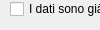
   <widget class="QWidget" name="import_DB">
    <property name="geometry">
     <rect>
      <x>0</x>
      <y>0</y>
      <width>100</width>
      <height>30</height>
     </rect>
    </property>
    <attribute name="label">
     <string>B - Import dati su DB</string>
    </attribute>
    <widget class="QCheckBox" name="no_import">
     <property name="geometry">
      <rect>
       <x>10</x>
       <y>0</y>
       <width>551</width>
       <height>18</height>
      </rect>
     </property>
     <property name="text">
      <string>I dati sono già stati importati sul DB secondo le informazioni riportate nel riquadro A</string>
     </property>
    </widget>
    <widget class="QGroupBox" name="si_import">
     <property name="geometry">
      <rect>
       <x>0</x>
       <y>30</y>
       <width>551</width>
       <height>281</height>
      </rect>
     </property>
     <property name="title">
      <string>Importa i dati sul DB</string>
     </property>
     <property name="checkable">
      <bool>true</bool>
     </property>
     <property name="checked">
      <bool>false</bool>
     </property>
     <widget class="QLabel" name="label_50">
      <property name="geometry">
       <rect>
        <x>10</x>
        <y>20</y>
        <width>531</width>
        <height>16</height>
       </rect>
      </property>
      <property name="text">
       <string>Prendi tutti i dati da una cartella secondo queste associazioni layer-nome shape:</string>
      </property>
     </widget>
     <widget class="QLabel" name="label_51">
      <property name="geometry">
       <rect>
        <x>20</x>
        <y>50</y>
        <width>81</width>
        <height>16</height>
       </rect>
      </property>
      <property name="text">
       <string>scala  &lt;--</string>
      </property>
     </widget>
     <widget class="QLineEdit" name="scala_shp">
      <property name="geometry">
       <rect>
        <x>80</x>
        <y>50</y>
        <width>91</width>
        <height>20</height>
       </rect>
      </property>
      <property name="text">
       <string>Scala</string>
      </property>
     </widget>
     <widget class="QLabel" name="label_52">
      <property name="geometry">
       <rect>
        <x>200</x>
        <y>50</y>
        <width>81</width>
        <height>16</height>
       </rect>
      </property>
      <property name="text">
       <string>giunto  &lt;--</string>
      </property>
     </widget>
     <widget class="QLineEdit" name="giunto_shp">
      <property name="geometry">
       <rect>
        <x>270</x>
        <y>50</y>
        <width>91</width>
        <height>20</height>
       </rect>
      </property>
      <property name="text">
       <string>Giunto</string>
      </property>
     </widget>
     <widget class="QLabel" name="label_53">
      <property name="geometry">
       <rect>
        <x>30</x>
        <y>80</y>
        <width>81</width>
        <height>16</height>
       </rect>
      </property>
      <property name="text">
       <string>PFS  &lt;--</string>
      </property>
     </widget>
     <widget class="QLineEdit" name="pfs_shp">
      <property name="geometry">
       <rect>
        <x>80</x>
        <y>80</y>
        <width>91</width>
        <height>20</height>
       </rect>
      </property>
      <property name="text">
       <string>PFS</string>
      </property>
     </widget>
     <widget class="QLineEdit" name="pozzetto_shp">
      <property name="geometry">
       <rect>
        <x>440</x>
        <y>80</y>
        <width>91</width>
        <height>20</height>
       </rect>
      </property>
      <property name="text">
       <string>Pozzetto</string>
      </property>
     </widget>
     <widget class="QLabel" name="label_54">
      <property name="geometry">
       <rect>
        <x>370</x>
        <y>80</y>
        <width>71</width>
        <height>16</height>
       </rect>
      </property>
      <property name="text">
       <string>pozzetto &lt;--</string>
      </property>
     </widget>
     <widget class="QLineEdit" name="pfp_shp">
      <property name="geometry">
       <rect>
        <x>270</x>
        <y>80</y>
        <width>91</width>
        <height>20</height>
       </rect>
      </property>
      <property name="text">
       <string>PFP</string>
      </property>
     </widget>
     <widget class="QLabel" name="label_55">
      <property name="geometry">
       <rect>
        <x>210</x>
        <y>80</y>
        <width>81</width>
        <height>16</height>
       </rect>
      </property>
      <property name="text">
       <string>PFP   &lt;--</string>
      </property>
     </widget>
     <widget class="QLineEdit" name="areapfp_shp">
      <property name="geometry">
       <rect>
        <x>270</x>
        <y>110</y>
        <width>91</width>
        <height>20</height>
       </rect>
      </property>
      <property name="text">
       <string>AREA_PFP</string>
      </property>
     </widget>
     <widget class="QLabel" name="label_56">
      <property name="geometry">
       <rect>
        <x>190</x>
        <y>110</y>
        <width>81</width>
        <height>16</height>
       </rect>
      </property>
      <property name="text">
       <string>Area_PFP &lt;--</string>
      </property>
     </widget>
     <widget class="QLabel" name="label_57">
      <property name="geometry">
       <rect>
        <x>0</x>
        <y>110</y>
        <width>81</width>
        <height>16</height>
       </rect>
      </property>
      <property name="text">
       <string>Area_PFS  &lt;--</string>
      </property>
     </widget>
     <widget class="QLineEdit" name="areapfs_shp">
      <property name="geometry">
       <rect>
        <x>80</x>
        <y>110</y>
        <width>91</width>
        <height>20</height>
       </rect>
      </property>
      <property name="text">
       <string>AREA_PFS</string>
      </property>
     </widget>
     <widget class="QLineEdit" name="cavo_shp">
      <property name="geometry">
       <rect>
        <x>440</x>
        <y>110</y>
        <width>91</width>
        <height>20</height>
       </rect>
      </property>
      <property name="text">
       <string>Sottot_cavo</string>
      </property>
     </widget>
     <widget class="QLabel" name="label_58">
      <property name="geometry">
       <rect>
        <x>380</x>
        <y>110</y>
        <width>81</width>
        <height>16</height>
       </rect>
      </property>
      <property name="text">
       <string>cavo  &lt;--</string>
      </property>
     </widget>
     <widget class="QLabel" name="label_59">
      <property name="geometry">
       <rect>
        <x>50</x>
        <y>200</y>
        <width>151</width>
        <height>16</height>
       </rect>
      </property>
      <property name="text">
       <string>Scegli la cartella di origine:</string>
      </property>
     </widget>
     <widget class="QToolButton" name="dirBrowse_btn">
      <property name="geometry">
       <rect>
        <x>200</x>
        <y>200</y>
        <width>111</width>
        <height>20</height>
       </rect>
      </property>
      <property name="text">
       <string>...Cartella dati ...</string>
      </property>
     </widget>
     <widget class="QLabel" name="label_60">
      <property name="geometry">
       <rect>
        <x>320</x>
        <y>160</y>
        <width>71</width>
        <height>16</height>
       </rect>
      </property>
      <property name="text">
       <string>Controllo:</string>
      </property>
     </widget>
     <widget class="QTextBrowser" name="txtFeedback_import">
      <property name="geometry">
       <rect>
        <x>380</x>
        <y>140</y>
        <width>161</width>
        <height>51</height>
       </rect>
      </property>
      <property name="html">
       <string>&lt;!DOCTYPE HTML PUBLIC &quot;-//W3C//DTD HTML 4.0//EN&quot; &quot;http://www.w3.org/TR/REC-html40/strict.dtd&quot;&gt;
&lt;html&gt;&lt;head&gt;&lt;meta name=&quot;qrichtext&quot; content=&quot;1&quot; /&gt;&lt;style type=&quot;text/css&quot;&gt;
p, li { white-space: pre-wrap; }
&lt;/style&gt;&lt;/head&gt;&lt;body style=&quot; font-family:'MS Shell Dlg 2'; font-size:8.15094pt; font-weight:400; font-style:normal;&quot;&gt;
&lt;p style=&quot;-qt-paragraph-type:empty; margin-top:0px; margin-bottom:0px; margin-left:0px; margin-right:0px; -qt-block-indent:0; text-indent:0px; font-size:8.15094pt;&quot;&gt;&lt;br /&gt;&lt;/p&gt;&lt;/body&gt;&lt;/html&gt;</string>
      </property>
     </widget>
     <widget class="QLineEdit" name="pd_shp">
      <property name="geometry">
       <rect>
        <x>440</x>
        <y>50</y>
        <width>91</width>
        <height>20</height>
       </rect>
      </property>
      <property name="text">
       <string>PD</string>
      </property>
     </widget>
     <widget class="QLabel" name="label_61">
      <property name="geometry">
       <rect>
        <x>390</x>
        <y>50</y>
        <width>81</width>
        <height>16</height>
       </rect>
      </property>
      <property name="text">
       <string>PD  &lt;--</string>
      </property>
     </widget>
     <widget class="QToolButton" name="import_shp">
      <property name="geometry">
       <rect>
        <x>230</x>
        <y>230</y>
        <width>111</width>
        <height>20</height>
       </rect>
      </property>
      <property name="text">
       <string>OK IMPORTA</string>
      </property>
     </widget>
     <widget class="QLineEdit" name="dirBrowse_txt">
      <property name="geometry">
       <rect>
        <x>320</x>
        <y>200</y>
        <width>201</width>
        <height>20</height>
       </rect>
      </property>
     </widget>
     <widget class="QProgressBar" name="import_progressBar">
      <property name="geometry">
       <rect>
        <x>120</x>
        <y>250</y>
        <width>321</width>
        <height>23</height>
       </rect>
      </property>
      <property name="value">
       <number>0</number>
      </property>
     </widget>
     <widget class="QLineEdit" name="comuneDB_2">
      <property name="geometry">
       <rect>
        <x>10</x>
        <y>160</y>
        <width>81</width>
        <height>20</height>
       </rect>
      </property>
      <property name="text">
       <string/>
      </property>
     </widget>
     <widget class="QLabel" name="label_11">
      <property name="geometry">
       <rect>
        <x>120</x>
        <y>140</y>
        <width>71</width>
        <height>16</height>
       </rect>
      </property>
      <property name="text">
       <string>codice lotto</string>
      </property>
     </widget>
     <widget class="QLabel" name="label_10">
      <property name="geometry">
       <rect>
        <x>10</x>
        <y>140</y>
        <width>91</width>
        <height>16</height>
       </rect>
      </property>
      <property name="text">
       <string>codice comune</string>
      </property>
     </widget>
     <widget class="QLabel" name="label_68">
      <property name="geometry">
       <rect>
        <x>210</x>
        <y>140</y>
        <width>101</width>
        <height>16</height>
       </rect>
      </property>
      <property name="text">
       <string>ID POP progetto:</string>
      </property>
     </widget>
     <widget class="QLineEdit" name="lottoDB_2">
      <property name="geometry">
       <rect>
        <x>110</x>
        <y>160</y>
        <width>81</width>
        <height>20</height>
       </rect>
      </property>
      <property name="text">
       <string/>
      </property>
     </widget>
     <widget class="QLineEdit" name="codpopDB_2">
      <property name="geometry">
       <rect>
        <x>220</x>
        <y>160</y>
        <width>71</width>
        <height>20</height>
       </rect>
      </property>
     </widget>
    </widget>
    <widget class="QGroupBox" name="si_inizializza">
     <property name="geometry">
      <rect>
       <x>0</x>
       <y>320</y>
       <width>551</width>
       <height>131</height>
      </rect>
     </property>
     <property name="title">
      <string>INIZIALIZZA un NUOVO PROGETTO: importa shp SCALA e SOTTOT_CAVO</string>
     </property>
     <property name="checkable">
      <bool>true</bool>
     </property>
     <property name="checked">
      <bool>false</bool>
     </property>
     <widget class="QTextBrowser" name="txtFeedback_inizializza">
      <property name="geometry">
       <rect>
        <x>390</x>
        <y>30</y>
        <width>151</width>
        <height>61</height>
       </rect>
      </property>
      <property name="html">
       <string>&lt;!DOCTYPE HTML PUBLIC &quot;-//W3C//DTD HTML 4.0//EN&quot; &quot;http://www.w3.org/TR/REC-html40/strict.dtd&quot;&gt;
&lt;html&gt;&lt;head&gt;&lt;meta name=&quot;qrichtext&quot; content=&quot;1&quot; /&gt;&lt;style type=&quot;text/css&quot;&gt;
p, li { white-space: pre-wrap; }
&lt;/style&gt;&lt;/head&gt;&lt;body style=&quot; font-family:'MS Shell Dlg 2'; font-size:8.15094pt; font-weight:400; font-style:normal;&quot;&gt;
&lt;p style=&quot;-qt-paragraph-type:empty; margin-top:0px; margin-bottom:0px; margin-left:0px; margin-right:0px; -qt-block-indent:0; text-indent:0px; font-size:8.15094pt;&quot;&gt;&lt;br /&gt;&lt;/p&gt;&lt;/body&gt;&lt;/html&gt;</string>
      </property>
     </widget>
     <widget class="QToolButton" name="import_scala">
      <property name="geometry">
       <rect>
        <x>410</x>
        <y>100</y>
        <width>111</width>
        <height>20</height>
       </rect>
      </property>
      <property name="text">
       <string>INIZIALIZZA</string>
      </property>
     </widget>
     <widget class="QLabel" name="label_65">
      <property name="geometry">
       <rect>
        <x>110</x>
        <y>30</y>
        <width>71</width>
        <height>16</height>
       </rect>
      </property>
      <property name="text">
       <string>layer SCALA:</string>
      </property>
     </widget>
     <widget class="QLineEdit" name="shpBrowse_txt">
      <property name="geometry">
       <rect>
        <x>110</x>
        <y>50</y>
        <width>171</width>
        <height>20</height>
       </rect>
      </property>
     </widget>
     <widget class="QToolButton" name="shpBrowse_btn">
      <property name="geometry">
       <rect>
        <x>190</x>
        <y>30</y>
        <width>91</width>
        <height>20</height>
       </rect>
      </property>
      <property name="text">
       <string>... shapefile ...</string>
      </property>
     </widget>
     <widget class="QLabel" name="label_66">
      <property name="geometry">
       <rect>
        <x>440</x>
        <y>10</y>
        <width>71</width>
        <height>16</height>
       </rect>
      </property>
      <property name="text">
       <string>Controllo:</string>
      </property>
     </widget>
     <widget class="QLineEdit" name="codpopDB">
      <property name="geometry">
       <rect>
        <x>260</x>
        <y>100</y>
        <width>71</width>
        <height>20</height>
       </rect>
      </property>
     </widget>
     <widget class="QLabel" name="label_67">
      <property name="geometry">
       <rect>
        <x>250</x>
        <y>80</y>
        <width>101</width>
        <height>16</height>
       </rect>
      </property>
      <property name="text">
       <string>ID POP progetto:</string>
      </property>
     </widget>
     <widget class="QLabel" name="label_7">
      <property name="geometry">
       <rect>
        <x>50</x>
        <y>80</y>
        <width>91</width>
        <height>16</height>
       </rect>
      </property>
      <property name="text">
       <string>codice comune</string>
      </property>
     </widget>
     <widget class="QLineEdit" name="comuneDB">
      <property name="geometry">
       <rect>
        <x>50</x>
        <y>100</y>
        <width>81</width>
        <height>20</height>
       </rect>
      </property>
      <property name="text">
       <string/>
      </property>
     </widget>
     <widget class="QLabel" name="label_8">
      <property name="geometry">
       <rect>
        <x>160</x>
        <y>80</y>
        <width>71</width>
        <height>16</height>
       </rect>
      </property>
      <property name="text">
       <string>codice lotto</string>
      </property>
     </widget>
     <widget class="QLineEdit" name="lottoDB">
      <property name="geometry">
       <rect>
        <x>150</x>
        <y>100</y>
        <width>81</width>
        <height>20</height>
       </rect>
      </property>
      <property name="text">
       <string/>
      </property>
     </widget>
    </widget>
   </widget>
